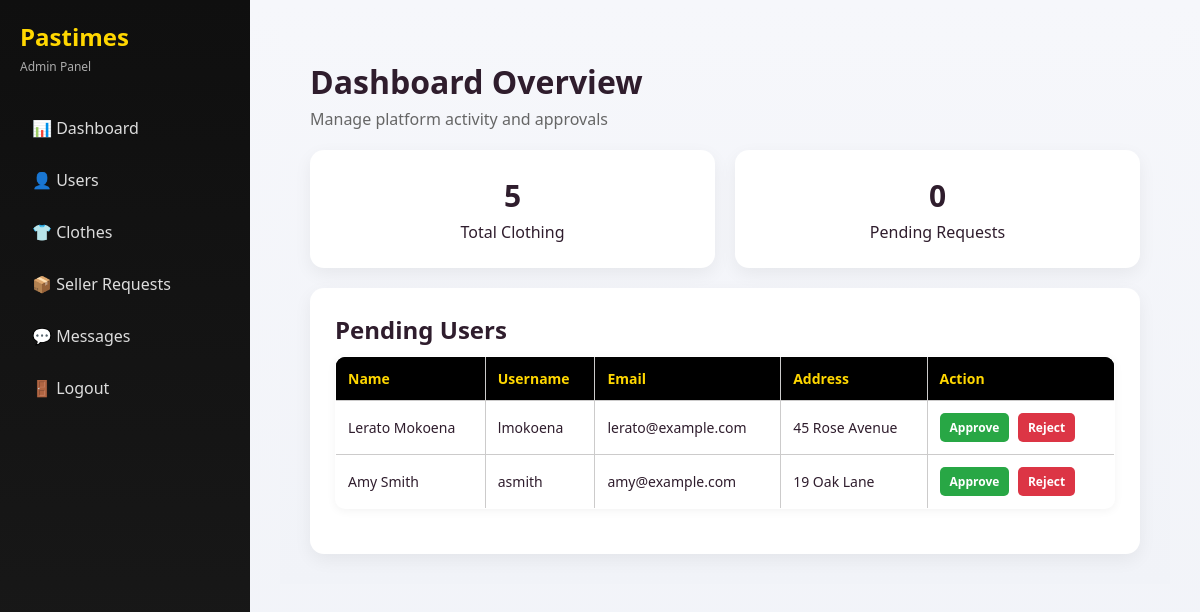
The page /admin/dashboard.php (signed in) on the database its author committed.
### tables this page shows
CREATE TABLE tblUser (
    user_id INT AUTO_INCREMENT PRIMARY KEY,
    fname VARCHAR(50),
    lname VARCHAR(50),
    username VARCHAR(50),
    email VARCHAR(100),
    password VARCHAR(255),
    address VARCHAR(255),
    status VARCHAR(20)
);

### admin/dashboard.php (the view, shortened to what this page needs)
<?php
include("../config/DBConn.php");
include("includes/adminLayout.php");
$setupReady = true;
$setupMessage = "";
if ($setupReady) {
    $pendingUsers = $conn->query("SELECT * FROM tblUser WHERE status='pending'");
    $clothingCount = $conn->query("SELECT COUNT(*) AS total FROM tblClothes")->fetch_assoc();
    $requestCount = $conn->query("SELECT COUNT(*) AS total FROM tblSellRequest WHERE request_status='pending'")->fetch_assoc();
} else {
    $pendingUsers = false;
    $clothingCount = array('total' => 0);
    $requestCount = array('total' => 0);
}
?>
        <div class="admin-topbar">
            <div>
                <h1>Dashboard Overview</h1>
                <p>Manage platform activity and approvals</p>
            </div>
        </div>
        <?php if (!$setupReady) { ?>
            <div class="warning-box">
                <p><?php echo $setupMessage; ?></p>
                <a class="btn primary" href="../scripts/CreateTable.php">Create Tables</a>
            </div>
        <?php } else { ?>
        <section class="stats">
            <div class="stat">
                <h2><?php echo $clothingCount['total']; ?></h2>
                <p>Total Clothing</p>
            </div>
            <div class="stat">
                <h2><?php echo $requestCount['total']; ?></h2>
                <p>Pending Requests</p>
            </div>
        </section>
        <section class="panel">
            <h2>Pending Users</h2>
            <table class="admin-table">
                <thead>
                    <tr>
                        <th>Name</th>
                        <th>Username</th>
                        <th>Email</th>
                        <th>Address</th>
                        <th>Action</th>
                    </tr>
                </thead>
                <tbody>
                    <?php while ($row = $pendingUsers->fetch_assoc()) { ?>
                        <tr>
                            <td><?php echo htmlspecialchars($row['fname'] . " " . $row['lname']); ?></td>
                            <td><?php echo htmlspecialchars($row['username']); ?></td>
                            <td><?php echo htmlspecialchars($row['email']); ?></td>
                            <td><?php echo htmlspecialchars($row['address']); ?></td>
                            <td>
                                <a class="button-link table-button button-approve" href="verifyUsers.php?id=<?php echo $row['user_id']; ?>&action=approve">
                                Approve
                                </a>
                                <a class="button-link table-button button-reject" href="verifyUsers.php?id=<?php echo $row['user_id']; ?>&action=reject" onclick="return confirm('Reject this user?');">
                                Reject
                                </a>
                            </td>
                        </tr>
                    <?php } ?>
                </tbody>
            </table>
        </section>
        <?php } ?>
    </main>
</div>

### assets/styles.css (style rules this page uses)
* { margin: 0; padding: 0; box-sizing: border-box; font-family: 'Segoe UI', sans-serif; }
.button-link { display: inline-block; padding: 12px 22px; border-radius: 8px; text-decoration: none; font-weight: bold; background: #000; color: #d4af37; transition: 0.3s; }
table { width: 95%; margin: 20px auto; border-collapse: collapse; background: white; }
table th { background: #000; color: #d4af37; padding: 12px; }
table td { padding: 12px; border-bottom: 1px solid #eee; }
.panel { background: white; padding: 20px; border-radius: 10px; }
.admin-table { width: 100%; border-collapse: collapse; margin-top: 10px; }
.admin-table th { background: black; color: gold; padding: 10px; }
.admin-table td { padding: 10px; border-bottom: 1px solid #eee; }
.admin-topbar h1 { margin: 0; }
.admin-topbar p { color: #666; margin-top: 5px; }
.stats { display: flex; gap: 20px; margin: 20px 0; }
.stat { flex: 1; background: white; padding: 25px; border-radius: 14px; box-shadow: 0 6px 18px rgba(0,0,0,0.06); text-align: center; transition: 0.3s; }
.stat h2 { font-size: 30px; margin-bottom: 5px; }
.panel { background: white; padding: 25px; border-radius: 14px; box-shadow: 0 6px 18px rgba(0,0,0,0.06); margin-top: 20px; }
.admin-table { width: 100%; border-collapse: collapse; margin-top: 10px; font-size: 14px; border: 1px solid #e5e5e5; }
.admin-table thead { background: #111; color: #ffd700; }
.admin-table th, .admin-table td { padding: 12px; text-align: left; border-right: 1px solid #cccbcb; border-bottom: 1px solid #cccbcb; }
.admin-table th:last-child, .admin-table td:last-child { border-right: none; }
.admin-table tbody tr:last-child td { border-bottom: none; }
.button-link.table-button { padding: 6px 10px; border-radius: 5px; text-decoration: none; font-size: 12px; margin-right: 5px; display: inline-block; color: white; }
.button-approve { background: #28a745; }
.admin-table { width: 100%; }
.button-reject { background: #dc3545; }
table { width: 100%; border-collapse: collapse; background: white; border-radius: 10px; overflow: hidden; box-shadow: 0 2px 10px rgba(0,0,0,0.05); }
table th { background: #111; color: #ffd700; padding: 12px; text-align: left; }
table td { padding: 12px; border-bottom: 1px solid #cccbcb; border-right: 1px solid #cccbcb; }
table td:last-child, table th:last-child { border-right: none; }

### rows shown on the page
tbluser: fname+lname "Lerato Mokoena", username "lmokoena", email "lerato@example.com", address "45 Rose Avenue"
tbluser: fname+lname "Amy Smith", username "asmith", email "amy@example.com", address "19 Oak Lane"

### other values the page prints
$clothingCount['total'] "5"
$requestCount['total'] "0"
